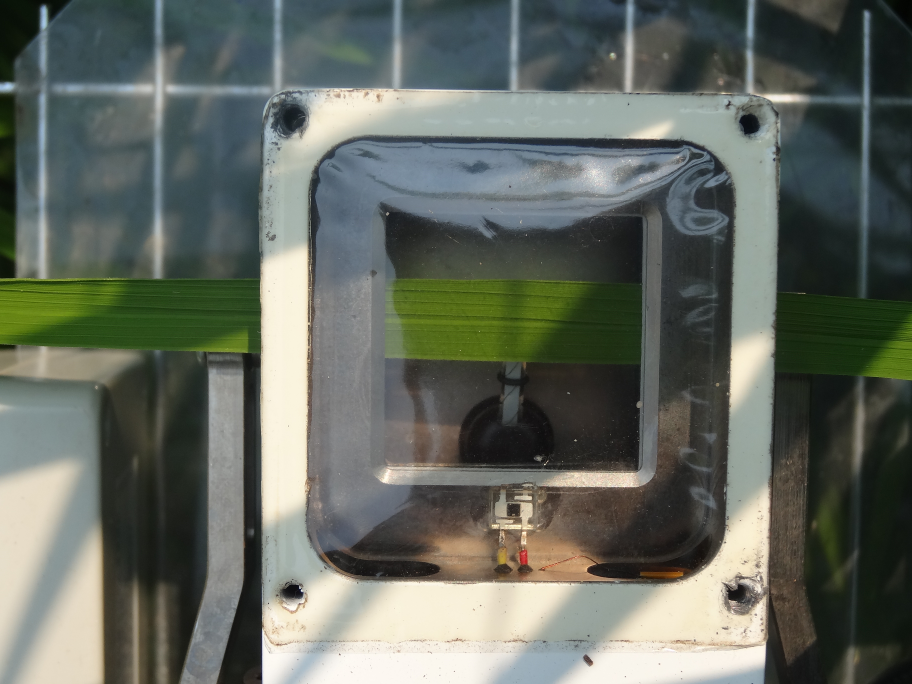
#> input picture testimage/test_SQ.JPG, 3648 x 2736 px (shown at 1/4 size)
$ python leaf.py
#> lines starting #> are read from the running program, lines starting #| are printed output that depends on the picture
### mouse_pointlog.py
import cv2
import numpy as np


class PointLog():
    def __init__(self, point_limit):
        self.ptlimit = point_limit
        self.ptlist = np.zeros((point_limit, 2), dtype=int)
        self.ptnum = 0

    # [6 lines left out: function add, not called in this run]

### trackers.py
import cv2
import numpy as np


class Trucker:
    def __init__(self):
        self.max_value = 255
        self.max_value_H = 360 // 2
        self.low_H = 0
        self.low_S = 0
        self.low_V = 0
        self.high_H = self.max_value_H
        self.high_S = self.max_value
        self.high_V = self.max_value
        self.window_capture_name = 'Capture'
        self.window_detection_name = 'Detection'
        self.low_H_name = 'Low H'
        self.low_S_name = 'Low S'
        self.low_V_name = 'Low V'
        self.high_H_name = 'High H'
        self.high_S_name = 'High S'
        self.high_V_name = 'High V'

    # [42 lines left out: functions on_low_H_thresh_trackbar, on_high_H_thresh_trackbar, on_low_S_thresh_trackbar, on_high_S_thresh_trackbar, on_low_V_thresh_trackbar, on_high_V_thresh_trackbar and 1 more, not called in this run]

### leaf.py
import cv2
import numpy as np
import math
import mouse_pointlog as mp
from mouse_event import area_select
from trackers import Trucker

Green_lowH = 25
Green_highH = 80
Green_lowS = 80

# cv2.imread が日本語ファイル，ディレクトリを読み込めないため
def imread(filename, flags=cv2.IMREAD_COLOR, dtype=np.uint8):
#> called with filename = 'test_SQ.jpg', flags = 1
    try:
        n = np.fromfile(filename, dtype)
        img = cv2.imdecode(n, flags)
#> img is the input picture: shape (2736, 3648, 3); mean B, G, R 96.5, 105.3, 99.4
        return img
    except Exception as e:
        print(e)
        return None

# [22 lines left out: function circle_fit, not called in this run]


class LeafImageProcessing:
    def __init__(self, file_name):
        self.file_name = file_name
        self.img = imread(self.file_name)
        self.resize_ratio = 0.2
        self.window_title = "Image"
        self.square_exchange_size = 500
        self.chanber_length = 0
        self.area_size = 0

    def square_exchange(self, vertax_pts):
        sq_size = self.square_exchange_size
        pts1 = np.float32(vertax_pts)
        pts2 = np.float32([[sq_size, sq_size], [sq_size, 0], [0, 0], [0, sq_size]])
        M = cv2.getPerspectiveTransform(pts1, pts2)
        self.img = cv2.warpPerspective(self.img, M, (sq_size, sq_size))
        return self.img

    def mouse_pointing(self, clk_limit=4):
        pt = mp.PointLog(clk_limit)
        cv2.setMouseCallback(self.window_title, area_select, [self.window_title, self.img, pt])
        cv2.waitKey()
        return pt.ptlist

    def resize_img(self):
        width = self.img.shape[1]
#> width = 3648
        height = self.img.shape[0]
#> height = 2736
        self.img = cv2.resize(self.img, (int(width * self.resize_ratio), int(height * self.resize_ratio)))
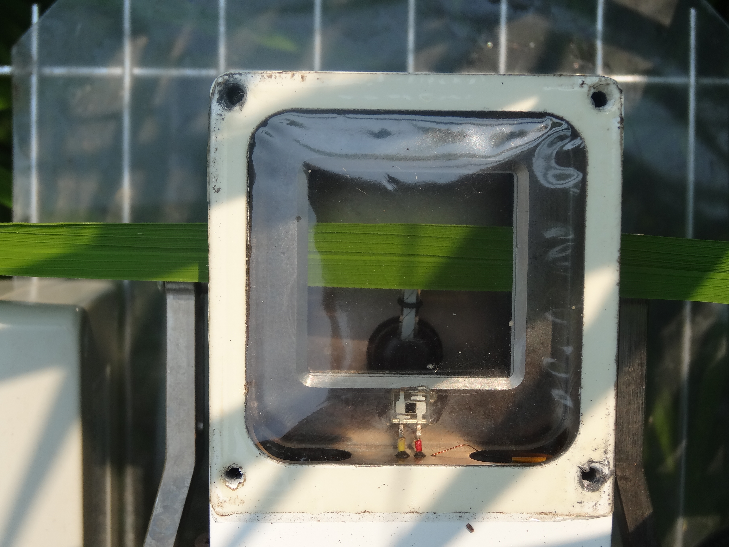
#> self.img: shape (547, 729, 3); mean B, G, R 96.4, 105.2, 99.3

    # [58 lines left out: function calc_leaf_CR, not called in this run]

    def calc_leaf_SQ(self):
        self.chanber_length = 3
        cv2.namedWindow(self.window_title)
        self.resize_img()
        ptlist = self.mouse_pointing()
        extracted_img = self.square_exchange(ptlist)
#> in square_exchange, `self.img = cv2.warpPerspective(self.img, M, (sq_size, sq_size))`:
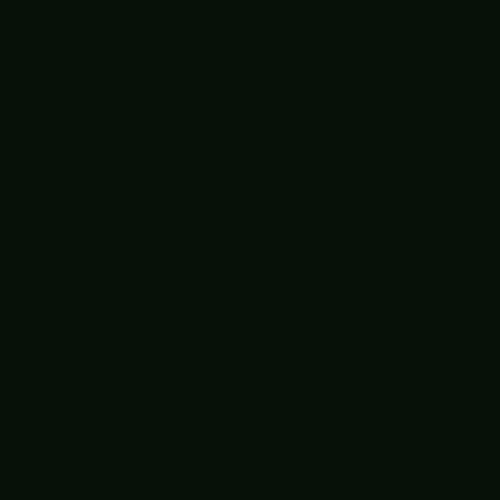
#> self.img: shape (500, 500, 3); mean B, G, R 8, 17, 7

        dst = extracted_img

        tk = Trucker()
        tk.low_H = Green_lowH
        tk.low_S = Green_lowS
        tk.high_H = Green_highH

        cv2.namedWindow(tk.window_capture_name)
        cv2.namedWindow(tk.window_detection_name)
        cv2.createTrackbar(tk.low_H_name, tk.window_detection_name, tk.low_H, tk.max_value_H,
                           tk.on_low_H_thresh_trackbar)
        cv2.createTrackbar(tk.high_H_name, tk.window_detection_name, tk.high_H, tk.max_value_H,
                           tk.on_high_H_thresh_trackbar)
        cv2.createTrackbar(tk.low_S_name, tk.window_detection_name, tk.low_S, tk.max_value, tk.on_low_S_thresh_trackbar)
        cv2.createTrackbar(tk.high_S_name, tk.window_detection_name, tk.high_S, tk.max_value,
                           tk.on_high_S_thresh_trackbar)
        cv2.createTrackbar(tk.low_V_name, tk.window_detection_name, tk.low_V, tk.max_value, tk.on_low_V_thresh_trackbar)
        cv2.createTrackbar(tk.high_V_name, tk.window_detection_name, tk.high_V, tk.max_value,
                           tk.on_high_V_thresh_trackbar)

        while (1):
            frame_HSV = cv2.cvtColor(dst, cv2.COLOR_BGR2HSV)
#> frame_HSV: shape (500, 500, 3); mean H, S, V 63, 150, 17
            frame_threshold = cv2.inRange(frame_HSV, (tk.low_H, tk.low_S, tk.low_V), (tk.high_H, tk.high_S, tk.high_V))
#> frame_threshold: shape (500, 500); every value is 255
            cv2.imshow(tk.window_capture_name, dst)
            cv2.imshow(tk.window_detection_name, frame_threshold)
            k = cv2.waitKey(1)
#> (key Esc is pressed here)
            # Escキーを押すと終了
            if k == 27:
                cv2.destroyAllWindows()
                break

        kernel = np.ones((5, 5), np.uint8)
        moph = cv2.morphologyEx(frame_threshold, cv2.MORPH_OPEN, kernel)
        moph = cv2.morphologyEx(moph, cv2.MORPH_CLOSE, kernel)

        cv2.imshow(tk.window_detection_name, moph)
        cv2.waitKey()
        cv2.destroyAllWindows()

        white_pixcels = cv2.countNonZero(moph)
#> white_pixcels = 250000

        self.area_size = self.chanber_length ** 2 * (white_pixcels / frame_threshold.size)
#> self.area_size = 9
        return moph


if __name__ == "__main__":
    # leaf_class = LeafImageProcessing("test_CS.jpg")
    # img = leaf_class.calc_leaf_CR()
    # cv2.imshow("Result",img)

    leaf_class = LeafImageProcessing("test_SQ.jpg")
    img = leaf_class.calc_leaf_SQ()
    cv2.imshow("Result", img)

    print(leaf_class.area_size)
#| 9.0
